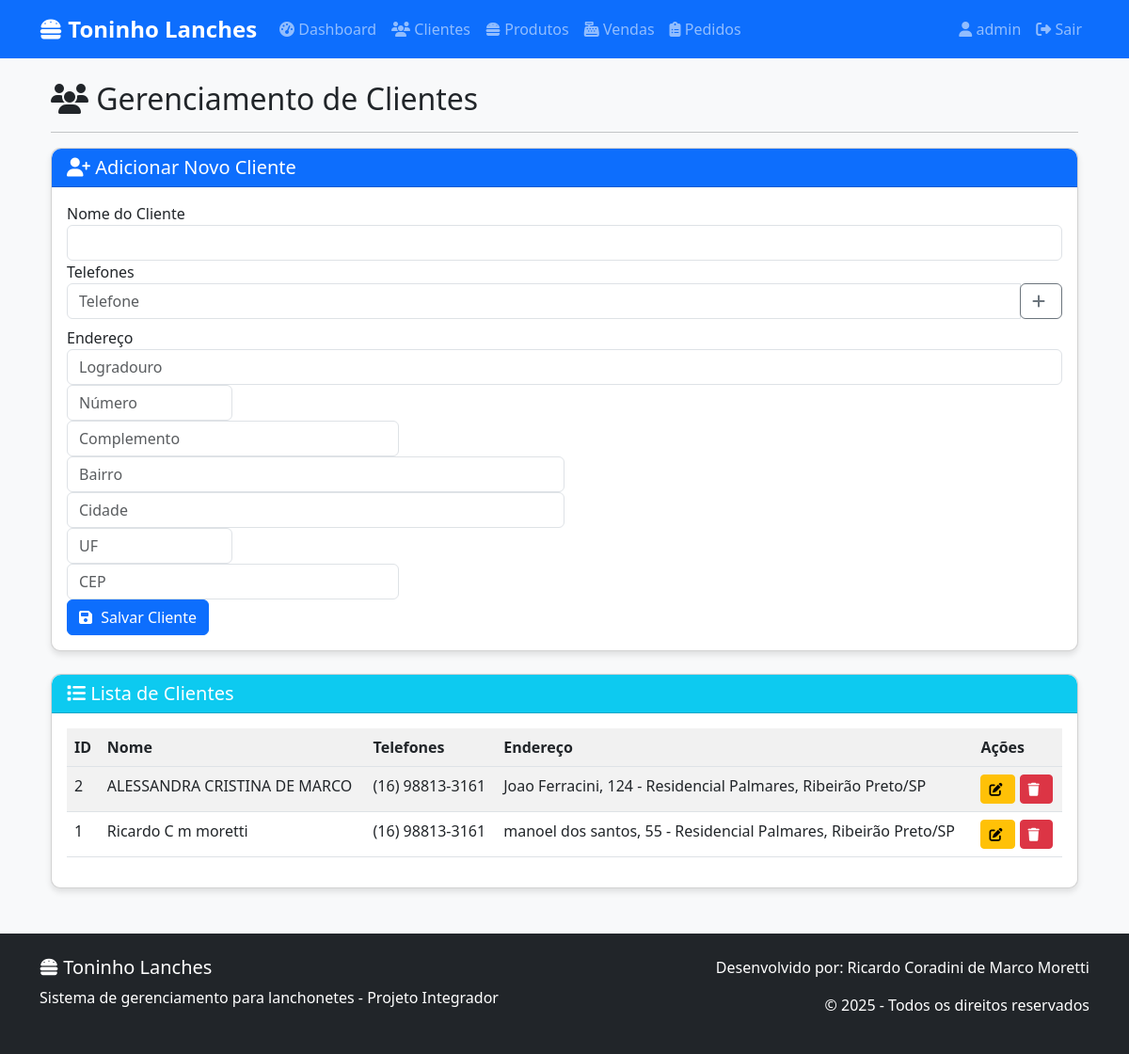
/lanchonete_senac/admin/clientes.php (signed in), run on the app's committed database.
### tables this page shows
CREATE TABLE `tb_clientes` (
  `id` int(11) NOT NULL,
  `nome` varchar(100) NOT NULL,
  `data_cadastro` datetime DEFAULT current_timestamp()
);

### lanchonete_senac/admin/clientes.php (the view, shortened to what this page needs)
<?php
include('../includes/conexao.php');
include('../includes/header.php');
?>
<div class="container mt-4">
    <h2><i class="fas fa-users"></i> Gerenciamento de Clientes</h2>
    <hr>
    <div class="card mb-4">
        <div class="card-header bg-primary text-white">
            <h5 class="mb-0"><i class="fas fa-user-plus"></i> Adicionar Novo Cliente</h5>
        </div>
        <div class="card-body">
            <form method="POST">
                <div class="form-group">
                    <label for="nome">Nome do Cliente</label>
                    <input type="text" class="form-control" id="nome" name="nome" required>
                </div>
                <div class="form-group">
                    <label>Telefones</label>
                    <div id="telefones-container">
                        <div class="input-group mb-2">
                            <input type="text" class="form-control" name="telefones[]" placeholder="Telefone">
                            <div class="input-group-append">
                                <button class="btn btn-outline-secondary" type="button" onclick="adicionarTelefone()">
                                    <i class="fas fa-plus"></i>
                                </button>
                            </div>
                        </div>
                    </div>
                </div>
                <div class="form-group">
                    <label for="logradouro">Endereço</label>
                    <input type="text" class="form-control" id="logradouro" name="logradouro" placeholder="Logradouro">
                </div>
                <div class="form-row">
                    <div class="form-group col-md-2">
                        <input type="text" class="form-control" name="numero" placeholder="Número">
                    </div>
                    <div class="form-group col-md-4">
                        <input type="text" class="form-control" name="complemento" placeholder="Complemento">
                    </div>
                    <div class="form-group col-md-6">
                        <input type="text" class="form-control" name="bairro" placeholder="Bairro">
                    </div>
                </div>
                <div class="form-row">
                    <div class="form-group col-md-6">
                        <input type="text" class="form-control" name="cidade" placeholder="Cidade">
                    </div>
                    <div class="form-group col-md-2">
                        <input type="text" class="form-control" name="estado" placeholder="UF" maxlength="2">
                    </div>
                    <div class="form-group col-md-4">
                        <input type="text" class="form-control" name="cep" placeholder="CEP">
                    </div>
                </div>
                <button type="submit" name="adicionar_cliente" class="btn btn-primary">
                    <i class="fas fa-save"></i> Salvar Cliente
                </button>
            </form>
        </div>
    </div>
    <div class="card">
        <div class="card-header bg-info text-white">
            <h5 class="mb-0"><i class="fas fa-list"></i> Lista de Clientes</h5>
        </div>
        <div class="card-body">
            <div class="table-responsive">
                <table class="table table-striped table-hover">
                    <thead>
                        <tr>
                            <th>ID</th>
                            <th>Nome</th>
                            <th>Telefones</th>
                            <th>Endereço</th>
                            <th>Ações</th>
                        </tr>
                    </thead>
                    <tbody>
                        <?php
                        $sql = "SELECT c.id, c.nome,
                                GROUP_CONCAT(t.numero SEPARATOR ', ') as tb_telefones,
                                CONCAT(e.logradouro, ', ', e.numero, ' - ', e.bairro, ', ', e.cidade, '/', e.estado) as tb_enderecos
                                FROM tb_clientes c
                                LEFT JOIN tb_telefones t ON c.id = t.cliente_id
                                LEFT JOIN tb_enderecos e ON c.id = e.cliente_id
                                GROUP BY c.id
                                ORDER BY c.nome";
                        $result = $conexao->query($sql);
                        if ($result->num_rows > 0) {
                            while ($row = $result->fetch_assoc()) {
                                echo "<tr>
                                    <td>{$row['id']}</td>
                                    <td>{$row['nome']}</td>
                                    <td>{$row['tb_telefones']}</td>
                                    <td>{$row['tb_enderecos']}</td>
                                    <td>
                                        <a href='editar_cliente.php?id={$row['id']}' class='btn btn-sm btn-warning'>
                                            <i class='fas fa-edit'></i>
                                        </a>
                                        <a href='clientes.php?excluir={$row['id']}' class='btn btn-sm btn-danger' onclick='return confirm(\"Tem certeza que deseja excluir?\")'>
                                            <i class='fas fa-trash'></i>
                                        </a>
                                    </td>
                                </tr>";
                            }
                        } else {
                            echo "<tr><td colspan='5'>Nenhum cliente cadastrado</td></tr>";
                        }
                        ?>
                    </tbody>
                </table>
            </div>
        </div>
    </div>
</div>
<?php include('../includes/footer.php'); ?>

### lanchonete_senac/assets/css/estilo.css (style rules this page uses)
body { background-color: #f8f9fa; font-family: 'Segoe UI', Tahoma, Geneva, Verdana, sans-serif; }
.card { border-radius: 10px; box-shadow: 0 4px 6px rgba(0, 0, 0, 0.1); margin-bottom: 20px; }
.card-header { border-radius: 10px 10px 0 0 !important; }
.table th { background-color: #f1f1f1; }
.btn i { margin-right: 5px; }

### data on the page
tb_clientes: id "2", nome "ALESSANDRA CRISTINA DE MARCO", tb_telefones "(16) 98813-3161", tb_enderecos "Joao Ferracini, 124 - Residencial Palmares, Ribeirão Preto/SP"
tb_clientes: id "1", nome "Ricardo C m moretti", tb_telefones "(16) 98813-3161", tb_enderecos "manoel dos santos, 55 - Residencial Palmares, Ribeirão Preto/SP"

### other printed values
$_SESSION['admin_usuario'] "admin"
